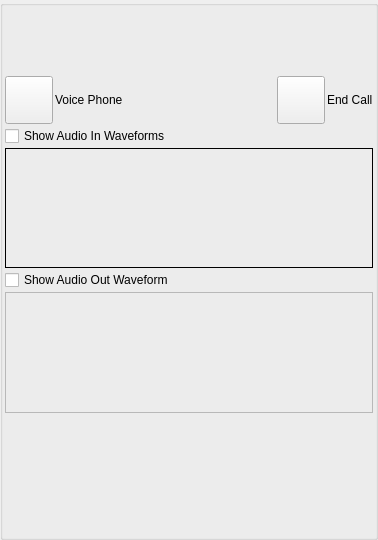
<?xml version="1.0" encoding="UTF-8"?>
<ui version="4.0">
 <class>AppletPeerVoicePhoneUi</class>
 <widget class="QWidget" name="AppletPeerVoicePhoneUi">
  <property name="geometry">
   <rect>
    <x>0</x>
    <y>0</y>
    <width>378</width>
    <height>540</height>
   </rect>
  </property>
  <property name="sizePolicy">
   <sizepolicy hsizetype="Expanding" vsizetype="Expanding">
    <horstretch>0</horstretch>
    <verstretch>0</verstretch>
   </sizepolicy>
  </property>
  <property name="minimumSize">
   <size>
    <width>0</width>
    <height>0</height>
   </size>
  </property>
  <property name="maximumSize">
   <size>
    <width>16777215</width>
    <height>16777215</height>
   </size>
  </property>
  <property name="windowTitle">
   <string>Dialog</string>
  </property>
  <layout class="QGridLayout" name="gridLayout">
   <property name="leftMargin">
    <number>0</number>
   </property>
   <property name="topMargin">
    <number>0</number>
   </property>
   <property name="rightMargin">
    <number>0</number>
   </property>
   <property name="bottomMargin">
    <number>0</number>
   </property>
   <property name="spacing">
    <number>0</number>
   </property>
   <item row="0" column="0">
    <widget class="QGroupBox" name="StyledDlgItemsBox">
     <property name="sizePolicy">
      <sizepolicy hsizetype="Expanding" vsizetype="Expanding">
       <horstretch>0</horstretch>
       <verstretch>0</verstretch>
      </sizepolicy>
     </property>
     <property name="minimumSize">
      <size>
       <width>0</width>
       <height>0</height>
      </size>
     </property>
     <property name="title">
      <string/>
     </property>
     <layout class="QVBoxLayout" name="verticalLayout">
      <property name="spacing">
       <number>2</number>
      </property>
      <property name="leftMargin">
       <number>2</number>
      </property>
      <property name="topMargin">
       <number>2</number>
      </property>
      <property name="rightMargin">
       <number>2</number>
      </property>
      <property name="bottomMargin">
       <number>2</number>
      </property>
      <item>
       <widget class="QLabel" name="m_StatusLabel">
        <property name="text">
         <string/>
        </property>
       </widget>
      </item>
      <item>
       <widget class="IdentWidget" name="m_FriendIdentWidget" native="true">
        <property name="sizePolicy">
         <sizepolicy hsizetype="Preferred" vsizetype="Fixed">
          <horstretch>0</horstretch>
          <verstretch>0</verstretch>
         </sizepolicy>
        </property>
        <property name="minimumSize">
         <size>
          <width>0</width>
          <height>50</height>
         </size>
        </property>
        <property name="maximumSize">
         <size>
          <width>16777215</width>
          <height>50</height>
         </size>
        </property>
       </widget>
      </item>
      <item>
       <layout class="QHBoxLayout" name="horizontalLayout">
        <property name="spacing">
         <number>2</number>
        </property>
        <item>
         <widget class="VxPushButton" name="m_PermissionButton">
          <property name="minimumSize">
           <size>
            <width>48</width>
            <height>48</height>
           </size>
          </property>
          <property name="maximumSize">
           <size>
            <width>48</width>
            <height>48</height>
           </size>
          </property>
          <property name="text">
           <string/>
          </property>
          <property name="iconSize">
           <size>
            <width>48</width>
            <height>48</height>
           </size>
          </property>
         </widget>
        </item>
        <item>
         <widget class="VxLabel" name="m_PermissionLabel">
          <property name="sizePolicy">
           <sizepolicy hsizetype="Preferred" vsizetype="Preferred">
            <horstretch>0</horstretch>
            <verstretch>0</verstretch>
           </sizepolicy>
          </property>
          <property name="text">
           <string>Voice Phone </string>
          </property>
         </widget>
        </item>
        <item>
         <widget class="QLabel" name="m_StateText">
          <property name="sizePolicy">
           <sizepolicy hsizetype="Expanding" vsizetype="Preferred">
            <horstretch>0</horstretch>
            <verstretch>0</verstretch>
           </sizepolicy>
          </property>
          <property name="text">
           <string/>
          </property>
          <property name="alignment">
           <set>Qt::AlignmentFlag::AlignCenter</set>
          </property>
         </widget>
        </item>
        <item>
         <widget class="VxPushButton" name="m_HangUpButton">
          <property name="sizePolicy">
           <sizepolicy hsizetype="Fixed" vsizetype="Fixed">
            <horstretch>0</horstretch>
            <verstretch>0</verstretch>
           </sizepolicy>
          </property>
          <property name="minimumSize">
           <size>
            <width>48</width>
            <height>48</height>
           </size>
          </property>
          <property name="maximumSize">
           <size>
            <width>48</width>
            <height>48</height>
           </size>
          </property>
          <property name="text">
           <string/>
          </property>
          <property name="iconSize">
           <size>
            <width>48</width>
            <height>48</height>
           </size>
          </property>
         </widget>
        </item>
        <item>
         <widget class="QLabel" name="m_HangupLabel">
          <property name="sizePolicy">
           <sizepolicy hsizetype="Minimum" vsizetype="Preferred">
            <horstretch>0</horstretch>
            <verstretch>0</verstretch>
           </sizepolicy>
          </property>
          <property name="text">
           <string>End Call</string>
          </property>
         </widget>
        </item>
       </layout>
      </item>
      <item>
       <widget class="QCheckBox" name="m_ShowInWaveFormCheckBox">
        <property name="sizePolicy">
         <sizepolicy hsizetype="Minimum" vsizetype="Fixed">
          <horstretch>0</horstretch>
          <verstretch>0</verstretch>
         </sizepolicy>
        </property>
        <property name="text">
         <string>Show Audio In Waveforms</string>
        </property>
       </widget>
      </item>
      <item>
       <widget class="AudioInWaveformWidget" name="m_AudioInWaveFormFrame">
        <property name="sizePolicy">
         <sizepolicy hsizetype="Expanding" vsizetype="Expanding">
          <horstretch>0</horstretch>
          <verstretch>0</verstretch>
         </sizepolicy>
        </property>
        <property name="frameShape">
         <enum>QFrame::Shape::Box</enum>
        </property>
       </widget>
      </item>
      <item>
       <widget class="QCheckBox" name="m_ShowOutWaveFormCheckBox">
        <property name="text">
         <string>Show Audio Out Waveform</string>
        </property>
       </widget>
      </item>
      <item>
       <widget class="AudioOutWaveformWidget" name="m_AudioOutWaveFormFrame">
        <property name="sizePolicy">
         <sizepolicy hsizetype="Expanding" vsizetype="Expanding">
          <horstretch>0</horstretch>
          <verstretch>0</verstretch>
         </sizepolicy>
        </property>
        <property name="frameShape">
         <enum>QFrame::Shape::StyledPanel</enum>
        </property>
        <property name="frameShadow">
         <enum>QFrame::Shadow::Raised</enum>
        </property>
       </widget>
      </item>
      <item>
       <widget class="InstMsgWidget" name="m_InstMsgWidget" native="true">
        <property name="sizePolicy">
         <sizepolicy hsizetype="Preferred" vsizetype="Expanding">
          <horstretch>0</horstretch>
          <verstretch>0</verstretch>
         </sizepolicy>
        </property>
       </widget>
      </item>
     </layout>
    </widget>
   </item>
  </layout>
 </widget>
 <customwidgets>
  <customwidget>
   <class>VxPushButton</class>
   <extends>QPushButton</extends>
   <header location="global">VxPushButton.h</header>
  </customwidget>
  <customwidget>
   <class>IdentWidget</class>
   <extends>QWidget</extends>
   <header location="global">IdentWidget.h</header>
   <container>1</container>
  </customwidget>
  <customwidget>
   <class>InstMsgWidget</class>
   <extends>QWidget</extends>
   <header>InstMsgWidget.h</header>
   <container>1</container>
  </customwidget>
  <customwidget>
   <class>VxLabel</class>
   <extends>QLabel</extends>
   <header>VxLabel.h</header>
  </customwidget>
  <customwidget>
   <class>AudioInWaveformWidget</class>
   <extends>QFrame</extends>
   <header location="global">AudioInWaveformWidget.h</header>
   <container>1</container>
  </customwidget>
  <customwidget>
   <class>AudioOutWaveformWidget</class>
   <extends>QFrame</extends>
   <header>AudioOutWaveformWidget.h</header>
   <container>1</container>
  </customwidget>
 </customwidgets>
 <resources/>
 <connections/>
</ui>
